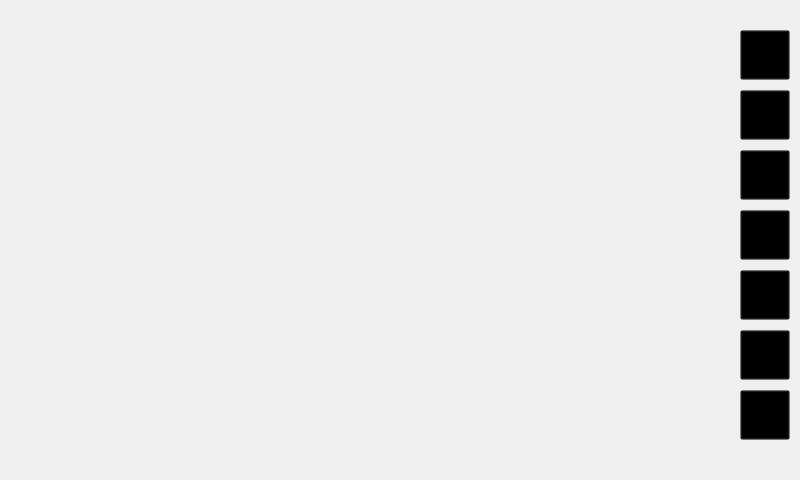
<?xml version="1.0" encoding="UTF-8"?>
<ui version="4.0">
 <class>sketchpad</class>
 <widget class="QMainWindow" name="sketchpad">
  <property name="geometry">
   <rect>
    <x>0</x>
    <y>0</y>
    <width>800</width>
    <height>480</height>
   </rect>
  </property>
  <property name="windowTitle">
   <string>MainWindow</string>
  </property>
  <widget class="QWidget" name="centralwidget">
   <widget class="QWidget" name="widget" native="true">
    <property name="geometry">
     <rect>
      <x>730</x>
      <y>30</y>
      <width>70</width>
      <height>450</height>
     </rect>
    </property>
    <widget class="QPushButton" name="images">
     <property name="geometry">
      <rect>
       <x>10</x>
       <y>300</y>
       <width>50</width>
       <height>50</height>
      </rect>
     </property>
     <property name="focusPolicy">
      <enum>Qt::NoFocus</enum>
     </property>
     <property name="styleSheet">
      <string notr="true">QPushButton {
background-image: url(:/images/images.svg);
background-repeat: no-repeat;
 background-position: center;
background-color: transparent;
}</string>
     </property>
     <property name="text">
      <string/>
     </property>
     <property name="checkable">
      <bool>false</bool>
     </property>
    </widget>
    <widget class="QPushButton" name="eraser">
     <property name="geometry">
      <rect>
       <x>10</x>
       <y>60</y>
       <width>50</width>
       <height>50</height>
      </rect>
     </property>
     <property name="focusPolicy">
      <enum>Qt::NoFocus</enum>
     </property>
     <property name="styleSheet">
      <string notr="true">QPushButton {
background-image: url(:/images/eraser_off.svg);
background-repeat: no-repeat;
 background-position: center;
background-color: transparent;
}
QPushButton:checked {
background-image: url(:/images/eraser_on.svg);
background-repeat: no-repeat;
 background-position: center;
background-color: transparent;
}</string>
     </property>
     <property name="text">
      <string/>
     </property>
     <property name="checkable">
      <bool>true</bool>
     </property>
    </widget>
    <widget class="QPushButton" name="colors">
     <property name="geometry">
      <rect>
       <x>10</x>
       <y>120</y>
       <width>50</width>
       <height>50</height>
      </rect>
     </property>
     <property name="focusPolicy">
      <enum>Qt::NoFocus</enum>
     </property>
     <property name="styleSheet">
      <string notr="true">QPushButton {
background-image: url(:/images/colors.svg);
background-repeat: no-repeat;
 background-position: center;
background-color: transparent;
}</string>
     </property>
     <property name="text">
      <string/>
     </property>
     <property name="checkable">
      <bool>false</bool>
     </property>
    </widget>
    <widget class="QPushButton" name="save">
     <property name="geometry">
      <rect>
       <x>10</x>
       <y>240</y>
       <width>50</width>
       <height>50</height>
      </rect>
     </property>
     <property name="focusPolicy">
      <enum>Qt::NoFocus</enum>
     </property>
     <property name="styleSheet">
      <string notr="true">QPushButton {
background-image: url(:/images/save.svg);
background-repeat: no-repeat;
 background-position: center;
background-color: transparent;
}</string>
     </property>
     <property name="text">
      <string/>
     </property>
     <property name="checkable">
      <bool>false</bool>
     </property>
    </widget>
    <widget class="QPushButton" name="brush">
     <property name="geometry">
      <rect>
       <x>10</x>
       <y>0</y>
       <width>50</width>
       <height>50</height>
      </rect>
     </property>
     <property name="focusPolicy">
      <enum>Qt::NoFocus</enum>
     </property>
     <property name="styleSheet">
      <string notr="true">QPushButton {
background-image: url(:/images/pen_off.svg);
background-repeat: no-repeat;
 background-position: center;
background-color: transparent;
}
QPushButton:checked {
background-image: url(:/images/pen_on.svg);
background-repeat: no-repeat;
 background-position: center;
background-color: transparent;
}</string>
     </property>
     <property name="text">
      <string/>
     </property>
     <property name="checkable">
      <bool>true</bool>
     </property>
    </widget>
    <widget class="QPushButton" name="clear">
     <property name="geometry">
      <rect>
       <x>10</x>
       <y>180</y>
       <width>50</width>
       <height>50</height>
      </rect>
     </property>
     <property name="focusPolicy">
      <enum>Qt::NoFocus</enum>
     </property>
     <property name="styleSheet">
      <string notr="true">QPushButton {
background-image: url(:/images/clear.svg);
background-repeat: no-repeat;
 background-position: center;
background-color: transparent;
}</string>
     </property>
     <property name="text">
      <string/>
     </property>
     <property name="checkable">
      <bool>false</bool>
     </property>
    </widget>
    <widget class="QPushButton" name="sketchpad_back">
     <property name="geometry">
      <rect>
       <x>10</x>
       <y>360</y>
       <width>50</width>
       <height>50</height>
      </rect>
     </property>
     <property name="focusPolicy">
      <enum>Qt::NoFocus</enum>
     </property>
     <property name="styleSheet">
      <string notr="true">QPushButton {
background-image: url(:/images/back.svg);
background-repeat: no-repeat;
 background-position: center;
background-color: transparent;
}</string>
     </property>
     <property name="text">
      <string/>
     </property>
    </widget>
   </widget>
  </widget>
 </widget>
 <resources/>
 <connections/>
</ui>
